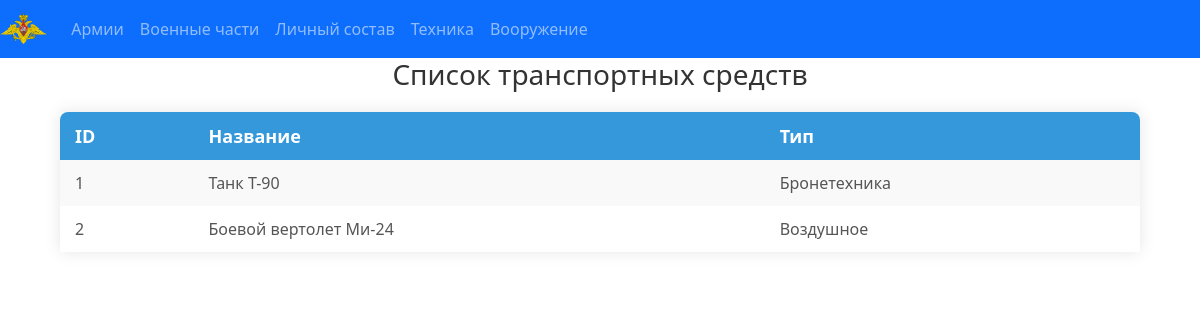
Screenshot of /vehicle.php with the database file from the repository.
### tables this page shows
CREATE TABLE `Vehicle` (
  `vehicle_id` int NOT NULL,
  `name` varchar(255) DEFAULT NULL,
  `vehicle_type` varchar(255) DEFAULT NULL
);

### vehicle.php (the view)
<?php
require 'shared/header.php';
require 'db_connect/db_connection.php';
$sql = "SELECT * FROM Vehicle";
try {
    $stmt = $pdo->query($sql);
    if ($stmt->rowCount() > 0) {
        echo '<h2>Список транспортных средств</h2>';
        echo '<div class="table-container">
                <table>
                    <tr>
                        <th>ID</th>
                        <th>Название</th>
                        <th>Тип</th>
                    </tr>';
        while ($row = $stmt->fetch(PDO::FETCH_ASSOC)) {
            echo "<tr>
                    <td>" . htmlspecialchars($row['vehicle_id']) . "</td>
                    <td>" . htmlspecialchars($row['name']) . "</td>
                    <td>" . htmlspecialchars($row['vehicle_type']) . "</td>
                  </tr>";
        }
        echo '</table>
              </div>';
    } else {
        echo "Нет данных для отображения.";
    }
} catch (PDOException $e) {
    echo "Ошибка при выборке данных: " . $e->getMessage();
}
?>

### css/style.css (style rules this page uses)
h2 { text-align: center; color: #333; font-size: 28px; margin-bottom: 20px; }
.table-container { width: 90%; margin: 0 auto; overflow-x: auto; box-shadow: 0 0 15px rgba(0, 0, 0, 0.1); }
table { width: 100%; border-collapse: collapse; background-color: #fff; border-radius: 8px; overflow: hidden; }
th, td { padding: 12px 15px; text-align: left; }
th { background-color: #3498db; color: #ffffff; font-size: 18px; }
td { font-size: 16px; color: #555; }
tr:nth-child(even) { background-color: #f9f9f9; }

### shared/header.php (style rules this page uses)
h2 { text-align: center; color: #333; font-size: 28px; margin-bottom: 20px; }
.table-container { width: 90%; margin: 0 auto; overflow-x: auto; box-shadow: 0 0 15px rgba(0, 0, 0, 0.1); }
table { width: 100%; border-collapse: collapse; background-color: #fff; border-radius: 8px; overflow: hidden; }
th, td { padding: 12px 15px; text-align: left; }
th { background-color: #3498db; color: #ffffff; font-size: 18px; }
td { font-size: 16px; color: #555; }
tr:nth-child(even) { background-color: #f9f9f9; }

### rows the page displays
vehicle: vehicle_id "1", name "Танк Т-90", vehicle_type "Бронетехника"
vehicle: vehicle_id "2", name "Боевой вертолет Ми-24", vehicle_type "Воздушное"
